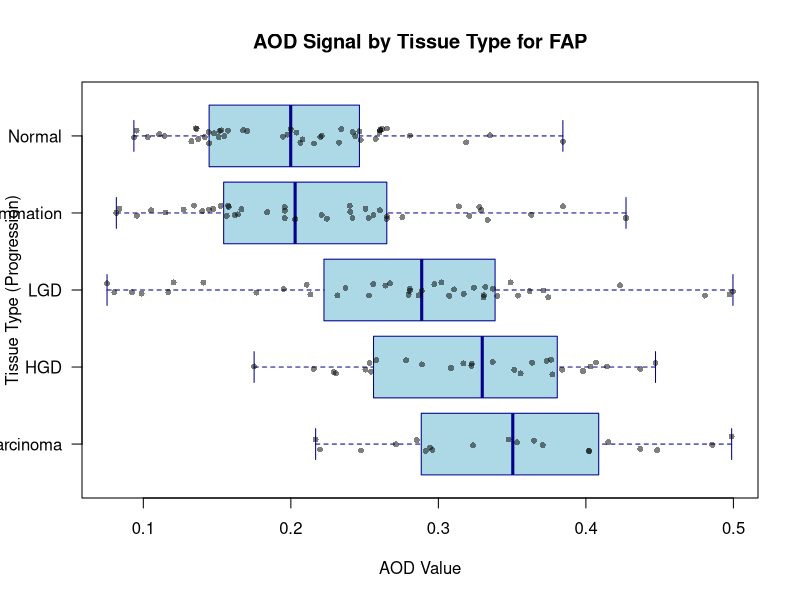

Source code (R):
# ==============================================================================
# Analysis of GDF15 IHC (AOD) across FAP/CRC Tissue Types
# DESCRIPTION:
# This script loads data from an Excel file containing sample information for
# Familial Adenomatous Polyposis (FAP) and Colorectal Cancer (CRC) patients.
# It performs patient filtering, data preparation, linear mixed-effects modeling
# (LMM) to account for repeated measures, post-hoc analysis, and generates
# a boxplot visualization of AOD values by tissue type.
# ==============================================================================
# Load libraries####
library(Matrix)      
library(dplyr)        
library(readxl)      
library(ggplot2)     
library(tidyr)       
library(broom)        
library(lme4)         
library(lmerTest)    
library(emmeans)      

# Define output directory
output_dir <- "output"
if (!dir.exists(output_dir)) {
  dir.create(output_dir)
}

# 1. DATA LOADING AND PREPROCESSING ####
FAP <- read_excel("data/FAP and CRC.xlsx", sheet = "FAP")
CRC <- read_excel("data/FAP and CRC.xlsx", sheet = "CRC")

# Define Disease type for current analysis (Change as needed: 'FAP' or 'CRC')
Disease <- 'FAP' 
message(paste("Running analysis for:", Disease))

# Select the appropriate dataset based on the 'Disease' variable
if (Disease == 'FAP') {
  data <- FAP
} else if (Disease == 'CRC') {
  data <- CRC
} else {
  stop("Invalid disease type. Choose either 'FAP' or 'CRC'.")
}

# Data Filtering: Ensure each patient has samples from both primary groups####
print(table(data$Patient_ID, data$Tissue_type))
# Filter 1: Require at least one "Normal" or "Inflammation" sample (Control/Baseline)
data <- data %>%
  group_by(Patient_ID) %>%
  filter(any(Tissue_type %in% c("Normal", "Inflammation"))) %>%
  ungroup()

# Filter 2: Require at least one "Neoplasia" or "Adenocarcinoma" sample (Disease/Progression)
data <- data %>%
  group_by(Patient_ID) %>%
  filter(any(Tissue_type %in% c("Low-grade neoplasia", "High-grade neoplasia", "Adenocarcinoma"))) %>%
  ungroup()

# Create derived sample columns
# 'sample': Extracts the second-to-last character from the 'Label' column
data$sample <- substr(data$Label, nchar(data$Label) - 1, nchar(data$Label) - 1)
# 'pt_sample': Unique identifier for Patient-Sample combination
data$pt_sample <- paste(data$Patient_ID, data$sample, sep = "_")
print(table(data$Patient_ID, data$Tissue_type))

# Convert Tissue_type to a factor with specific, desired level order and labels
data$Tissue_type <- factor(
  data$Tissue_type,
  levels = c("Normal", "Inflammation", "Low-grade neoplasia", "High-grade neoplasia", "Adenocarcinoma"),
  labels = c("Normal", "Inflammation", "LGD", "HGD", "Adenocarcinoma")
)

# 2. STATISTICAL ANALYSIS - LINEAR MIXED-EFFECTS MODEL (LMM) ####
# Use LMM to analyze the effect of Tissue_type on AOD, while adjusting for the non-independence of samples taken from the same patient (repeated measures).
# (1 | Patient_ID) includes a random intercept for each patient.
model <- lmer(AOD ~ Tissue_type + (1 | Patient_ID), data = data)
print("Summary of Linear Mixed-Effects Model:")
summary(model)

# Extract fixed effects coefficients and p-values
fixed_effects <- as.data.frame(coef(summary(model)))
colnames(fixed_effects) <- c("Estimate", "Std_Error", "DF", "t_value", "p_value")

# Save the fixed effects results (compares each tissue type against the reference: 'Normal')
write.csv(
  fixed_effects, 
  file = file.path(output_dir, paste0(Disease, "_lmer_fixed_effects_results.csv")), 
  row.names = TRUE # Keep row names which are the model terms
)


# 3. POST-HOC ANALYSIS (PAIRWISE COMPARISONS) ####
# Post-hoc tests compare the estimated marginal means (EMMs) of each Tissue_type group.
# This explicitly tests differences between groups after accounting for the random effects.

# Calculate Estimated Marginal Means (EMMs)
emm <- emmeans(model, specs = ~ Tissue_type)

# Perform Pairwise Comparisons, referencing 'Normal'
posthoc <- pairs(
  emm,  
  adjust = "fdr",      # Adjust p-values using the False Discovery Rate (FDR/Benjamini-Hochberg) method
  ref = "Normal"       # Set 'Normal' tissue as the comparison reference group
)
print("Summary of Post-hoc (Normal vs Other) Comparisons:")
print(summary(posthoc, infer = TRUE))

# Save the post-hoc comparison results
write.csv(
  summary(posthoc, infer = TRUE),
  file = file.path(output_dir, paste0(Disease, "_posthoc_results.csv")),
  row.names = FALSE
)


# 4. DATA VISUALIZATION - BOX PLOT   #####
data$Tissue_type_rev <- factor(data$Tissue_type, 
                               levels = rev(levels(data$Tissue_type)))

pdf(file = file.path(output_dir, paste0(Disease, "_AOD_by_Tissue_Type.pdf")), 
    width = 5, height = 10)
boxplot(
  AOD ~ Tissue_type_rev,
  data = data,
  horizontal = TRUE,      # Orient the plot horizontally
  las = 1,                # Rotate y-axis labels to be readable
  main = paste("AOD Signal by Tissue Type for", Disease),
  xlab = "AOD Value",
  ylab = "Tissue Type (Progression)",
  col = "lightblue",      # Box fill color
  border = "darkblue",
  outline = FALSE         # Hide standard outliers to use custom stripchart points
)
stripchart(
  AOD ~ Tissue_type_rev,
  data = data,
  method = "jitter",
  vertical = FALSE,       # Must be FALSE for horizontal boxplot
  pch = 16,               # Solid circle points
  cex = 0.8,              # Point size
  col = rgb(0, 0, 0, 0.5), # Semi-transparent black color
  add = TRUE              # Add to the existing plot
)

# Close the PDF device to save the file
dev.off()
